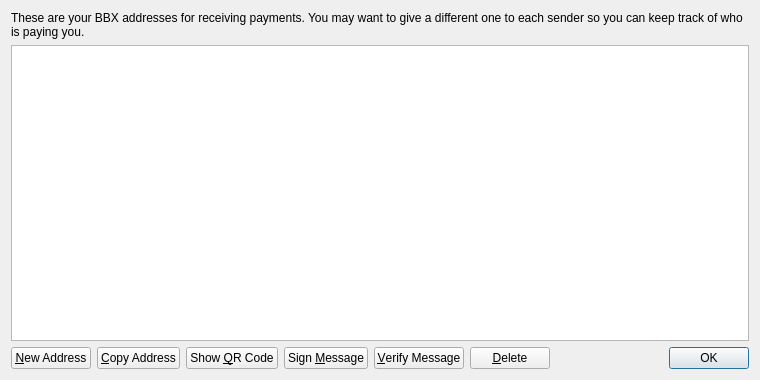
<?xml version="1.0" encoding="UTF-8"?>
<ui version="4.0">
 <class>AddressBookPage</class>
 <widget class="QWidget" name="AddressBookPage">
  <property name="geometry">
   <rect>
    <x>0</x>
    <y>0</y>
    <width>760</width>
    <height>380</height>
   </rect>
  </property>
  <property name="windowTitle">
   <string>Address Book</string>
  </property>
  <layout class="QVBoxLayout" name="verticalLayout">
   <item>
    <widget class="QLabel" name="labelExplanation">
     <property name="text">
      <string>These are your BBX addresses for receiving payments. You may want to give a different one to each sender so you can keep track of who is paying you.</string>
     </property>
     <property name="textFormat">
      <enum>Qt::PlainText</enum>
     </property>
     <property name="wordWrap">
      <bool>true</bool>
     </property>
    </widget>
   </item>
   <item>
    <widget class="QTableView" name="tableView">
     <property name="contextMenuPolicy">
      <enum>Qt::CustomContextMenu</enum>
     </property>
     <property name="toolTip">
      <string>Double-click to edit address or label</string>
     </property>
     <property name="tabKeyNavigation">
      <bool>false</bool>
     </property>
     <property name="alternatingRowColors">
      <bool>true</bool>
     </property>
     <property name="selectionMode">
      <enum>QAbstractItemView::SingleSelection</enum>
     </property>
     <property name="selectionBehavior">
      <enum>QAbstractItemView::SelectRows</enum>
     </property>
     <property name="sortingEnabled">
      <bool>true</bool>
     </property>
     <attribute name="verticalHeaderVisible">
      <bool>false</bool>
     </attribute>
    </widget>
   </item>
   <item>
    <layout class="QHBoxLayout" name="horizontalLayout">
     <item>
      <widget class="QPushButton" name="newAddressButton">
       <property name="toolTip">
        <string>Create a new address</string>
       </property>
       <property name="text">
        <string>&amp;New Address</string>
       </property>
       <property name="icon">
        <iconset resource="../bitcoin.qrc">
         <normaloff>:/icons/add</normaloff>:/icons/add</iconset>
       </property>
      </widget>
     </item>
     <item>
      <widget class="QPushButton" name="copyToClipboard">
       <property name="toolTip">
        <string>Copy the currently selected address to the system clipboard</string>
       </property>
       <property name="text">
        <string>&amp;Copy Address</string>
       </property>
       <property name="icon">
        <iconset resource="../bitcoin.qrc">
         <normaloff>:/icons/editcopy</normaloff>:/icons/editcopy</iconset>
       </property>
      </widget>
     </item>
     <item>
      <widget class="QPushButton" name="showQRCode">
       <property name="text">
        <string>Show &amp;QR Code</string>
       </property>
       <property name="icon">
        <iconset resource="../bitcoin.qrc">
         <normaloff>:/icons/qrcode</normaloff>:/icons/qrcode</iconset>
       </property>
      </widget>
     </item>
     <item>
      <widget class="QPushButton" name="signMessage">
       <property name="toolTip">
        <string>Sign a message to prove you own a BBX address</string>
       </property>
       <property name="text">
        <string>Sign &amp;Message</string>
       </property>
       <property name="icon">
        <iconset resource="../bitcoin.qrc">
         <normaloff>:/icons/edit</normaloff>:/icons/edit</iconset>
       </property>
      </widget>
     </item>
     <item>
      <widget class="QPushButton" name="verifyMessage">
       <property name="toolTip">
        <string>Verify a message to ensure it was signed with a specified BBX address</string>
       </property>
       <property name="text">
        <string>&amp;Verify Message</string>
       </property>
       <property name="icon">
        <iconset resource="../bitcoin.qrc">
         <normaloff>:/icons/transaction_0</normaloff>:/icons/transaction_0</iconset>
       </property>
      </widget>
     </item>
     <item>
      <widget class="QPushButton" name="deleteButton">
       <property name="toolTip">
        <string>Delete the currently selected address from the list</string>
       </property>
       <property name="text">
        <string>&amp;Delete</string>
       </property>
       <property name="icon">
        <iconset resource="../bitcoin.qrc">
         <normaloff>:/icons/remove</normaloff>:/icons/remove</iconset>
       </property>
      </widget>
     </item>
     <item>
      <spacer name="horizontalSpacer">
       <property name="orientation">
        <enum>Qt::Horizontal</enum>
       </property>
       <property name="sizeHint" stdset="0">
        <size>
         <width>40</width>
         <height>20</height>
        </size>
       </property>
      </spacer>
     </item>
     <item>
      <widget class="QDialogButtonBox" name="buttonBox">
       <property name="sizePolicy">
        <sizepolicy hsizetype="Maximum" vsizetype="Fixed">
         <horstretch>0</horstretch>
         <verstretch>0</verstretch>
        </sizepolicy>
       </property>
       <property name="standardButtons">
        <set>QDialogButtonBox::Ok</set>
       </property>
      </widget>
     </item>
    </layout>
   </item>
  </layout>
 </widget>
 <resources>
  <include location="../bitcoin.qrc"/>
 </resources>
 <connections/>
</ui>
